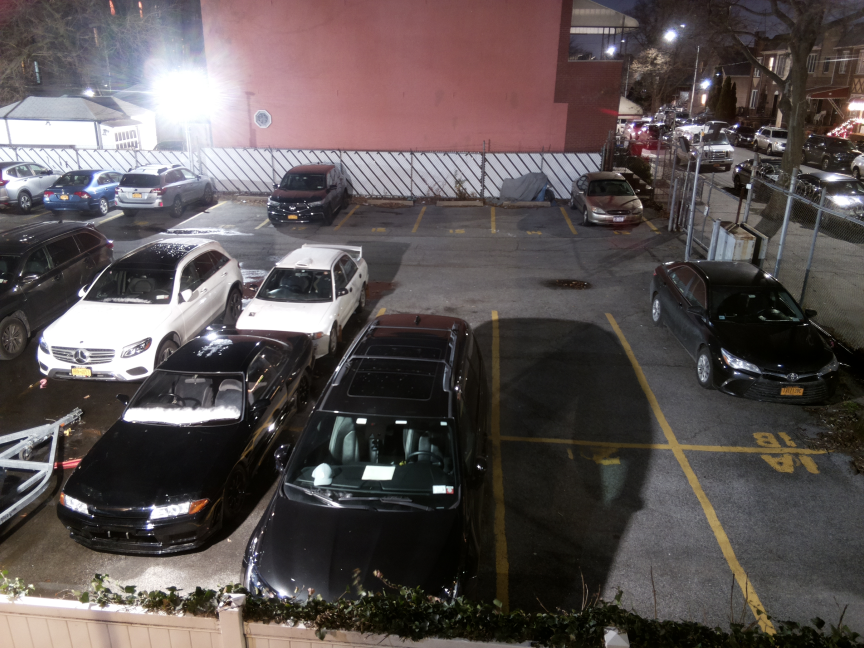
#> input picture openSpotServer/parkingSpot/parkingLot.jpg, 2592 x 1944 px (shown at 1/3 size)
$ python DEMO_ParkingSpotMask.py
#> lines starting #> are read from the running program, lines starting #| are printed output that depends on the picture
### openSpotServer/parkingSpot/parkingSpots.py
import numpy as np
from core.cropSettings import (crop_x, crop_y)

#	Absolute position of the parking spots in relation to original non-cropped image
# 					  [x,y]
#                     Top Left,	Top Right,		Bottom Right,	Bottom Left
spot_1 = [1, np.array([[2055,1355],	[2590,1370],	[2590,1870],	[2320,1870]],	np.int32)]
spot_2 = [2, np.array([[1850,950],	[2400,965],		[2590,1150],	[2590,1340],	[2040,1325]], np.int32)]
spot_3 = [3, np.array([[1510,1330],	[2010,1355],	[2260,1870],	[1535,1850]],	np.int32)]
spot_4 = [4, np.array([[1500,938],	[1810,945],		[1998,1328],	[1508,1300]],	np.int32)]
spot_5 = [5, np.array([[960,1310],	[1465,1330],	[1480,1838],	[720,1808]],	np.int32)]
spot_6 = [6, np.array([[1160,938],	[1465,945],		[1465,1300],	[970,1280]],	np.int32)]
spot_7 = [7, np.array([[440,1295],	[910,1310],		[660,1780],		[65,1740]],		np.int32)]
spot_8 = [8, np.array([[750,938],	[1120,945],		[920,1280],		[440,1270]],	np.int32)]
spot_9 = [9, np.array([[0,1275],	[400,1290],		[20,1730],		[0,1730]],		np.int32)]
spot_10 = [10, np.array([[300,938],	[710,945],		[410,1260],		[0,1245],		[0,1190]], np.int32)]
spot_12 = [12, np.array([[0,920],	[265,935],		[0,1150]], 		np.int32)]
spot_13 = [13, np.array([[1693,620],	[1900,620],		[1962,698],		[1736,698]],	np.int32)]
spot_14 = [14, np.array([[1485,620],	[1675,620],		[1710,698],		[1490,696]],	np.int32)]
spot_15 = [15, np.array([[1282,620],	[1469,620],		[1470,695],		[1250,693]],	np.int32)]
spot_16 = [16, np.array([[1080,620],	[1265,620],		[1230,692],		[1015,690]],	np.int32)]
spot_17 = [17, np.array([[860,620],	[1063,620],		[995,690],		[778,686]],		np.int32)]
spot_18 = [18, np.array([[669,610],	[839,617],		[760,682],		[550,675]],		np.int32)]
spot_19 = [19, np.array([[430,605],	[655,610],		[525,672],		[315,660]],		np.int32)]
spot_20 = [20, np.array([[220,595],	[390,600],		[285,657],		[95,655]],		np.int32)]
spot_21 = [21, np.array([[0,590],	[165,595],		[60,650],		[0,646]],		np.int32)]

spot_list = [ spot_1, spot_2, spot_3, spot_4, spot_5, spot_6, spot_7, spot_8, spot_9, spot_10, spot_12, spot_13, spot_14, spot_15, spot_16, spot_17, spot_18, spot_19, spot_20, spot_21]

#	Adjust parking spots to cropped image
for spot in spot_list:
	for points in spot[1]:
		points[0] = points[0]-crop_x
		points[1] = points[1]-crop_y

### openSpotServer/parkingSpot/parkingSpotMask.py
import numpy as np
import cv2

def get_mask_image_of_parking_spot(original_image, parking_spot_polygon, color = (255, 255, 255)):
	"""
	The function returns a image with the masked parking spot.
	This function is stackable. Can be called multiple times to layer different parking spots on the same picture.

	Parameters:
		original_image : Original image.
		parking_spot_polygon : np.array that depicts the parking spot.
		color: Color to shade in the parking spot. Defult value -> white.

	Returns:
		output_image: returns an overlay of parking spot on original image.
	"""
	output_image = original_image
	cv2.fillPoly(output_image, [parking_spot_polygon], color = color)
	return output_image


# [20 lines left out: function get_mask_array_of_parking_spot, not called in this run]

### openSpotServer/parkingSpot/DEMO_ParkingSpotMask.py
import cv2
from parkingSpots import spot_list
from parkingSpotMask import ( get_mask_image_of_parking_spot, get_mask_array_of_parking_spot)

# 0 Flag stands for grayscale.
#	image = cv2.imread('parkingLot.jpg', 0)
# Shape of grayscale is (height, width)
# Shape of color is (height, width, [b, g, r])
# Use gray scale makes generating the 2D mask array easier
image = cv2.imread('parkingLot.jpg')
#> image is the input picture: shape (1944, 2592, 3); mean B, G, R 82.6, 82.9, 90.9
gray_image = cv2.cvtColor(image, cv2.COLOR_BGR2GRAY)
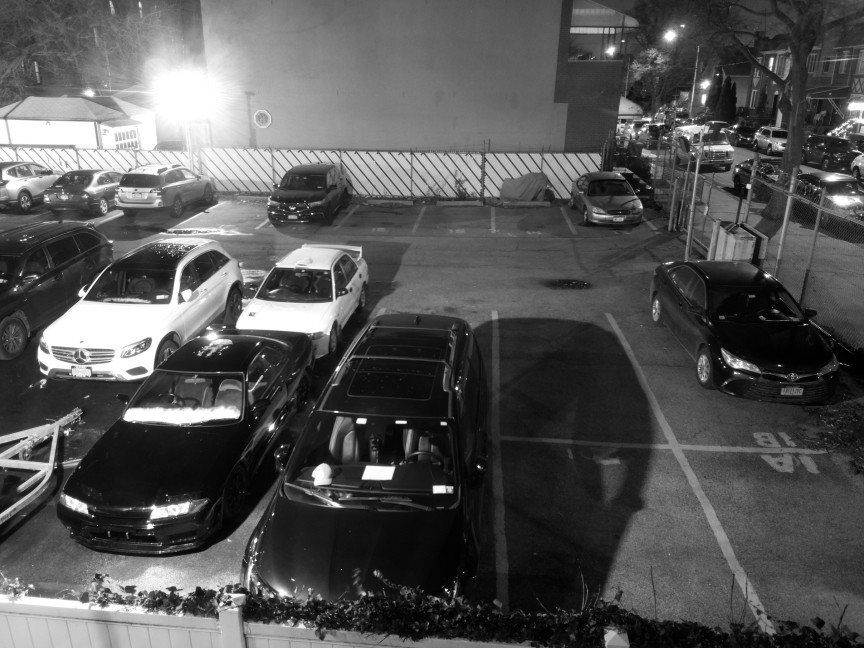
#> gray_image: shape (1944, 2592) (shown at 1/3 size); min 0, max 255, mean 85.3
																				 # Defult : white
for spot in spot_list:
#> (the run stopped early here; a loop or call above may not have finished)
